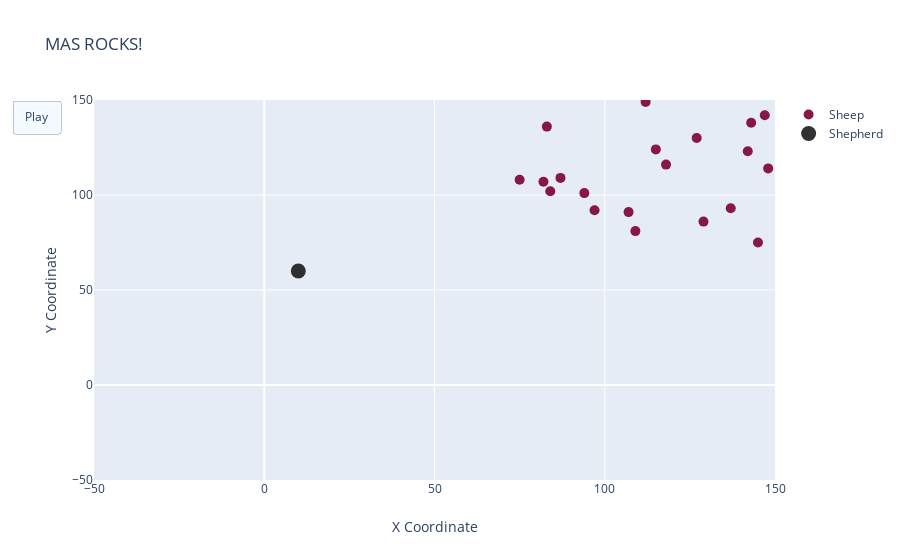

Notebook source saved alongside this figure:
### Code cell
fig.show()

### Figure 1 — Plotly figure (JSON) as saved in the notebook; plotly's stock layout.template omitted (floating-point values rounded to 4 significant figures)
{"data": [{"connectgaps": false, "marker": {"color": "rgb(125, 0, 50)", "size": 10}, "mode": "markers", "name": "Sheep", "opacity": 0.9, "type": "scatter", "x": [87, 118, 75, 143, 137, 145, 82, 112, 97, 109, 147, 127, 94, 84, 129, 83, 142, 115, 148, 107], "y": [109, 116, 108, 138, 93, 75, 107, 149, 92, 81, 142, 130, 101, 102, 86, 136, 123, 124, 114, 91]}, {"connectgaps": false, "marker": {"color": "rgb(0, 0, 0)", "size": 15}, "mode": "markers", "name": "Shepherd", "opacity": 0.8, "type": "scatter", "x": [10], "y": [60]}], "layout": {"title": {"text": "MAS ROCKS!"}, "updatemenus": [{"buttons": [{"args": [null], "label": "Play", "method": "animate"}], "type": "buttons"}], "xaxis": {"range": [-50, 150], "title": {"text": "X Coordinate"}}, "yaxis": {"range": [-50, 150], "title": {"text": "Y Coordinate"}}}}
